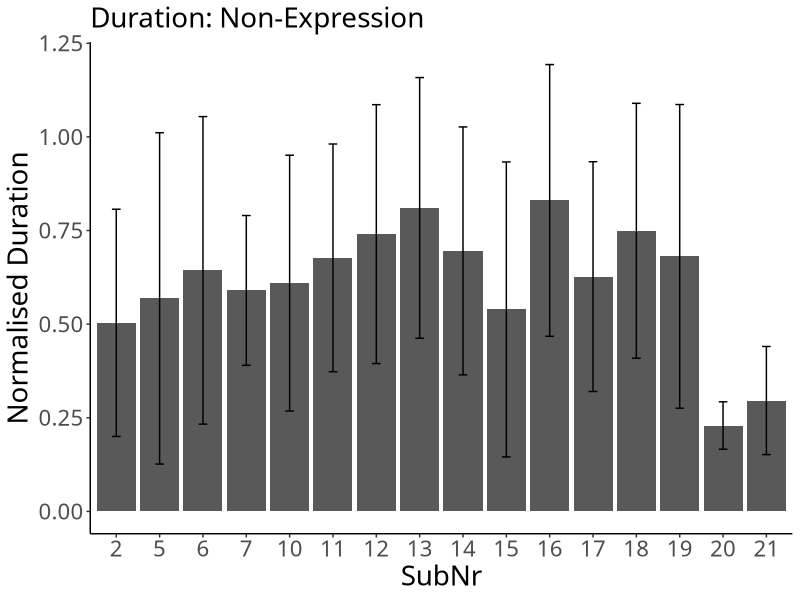
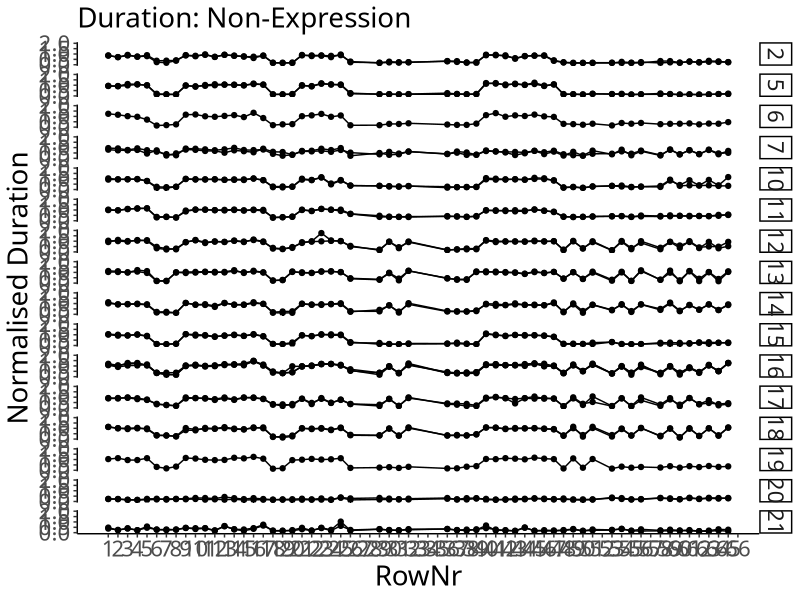
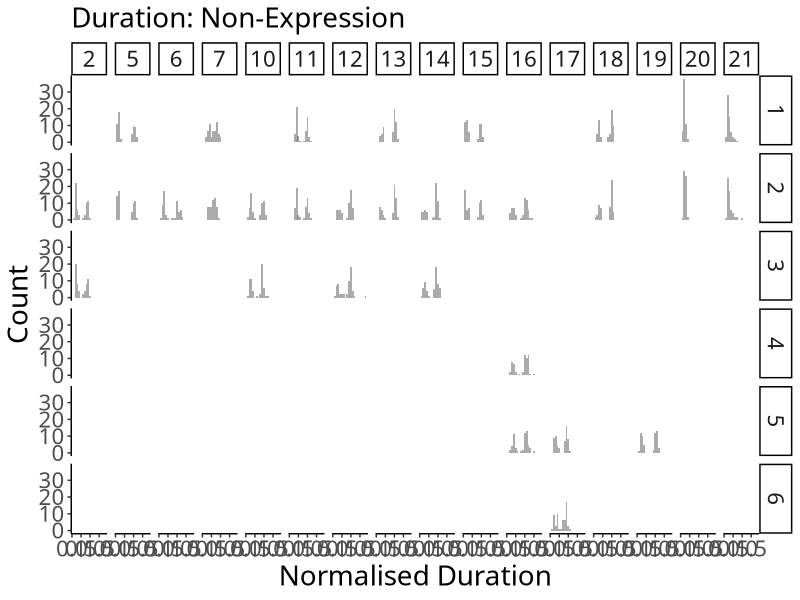
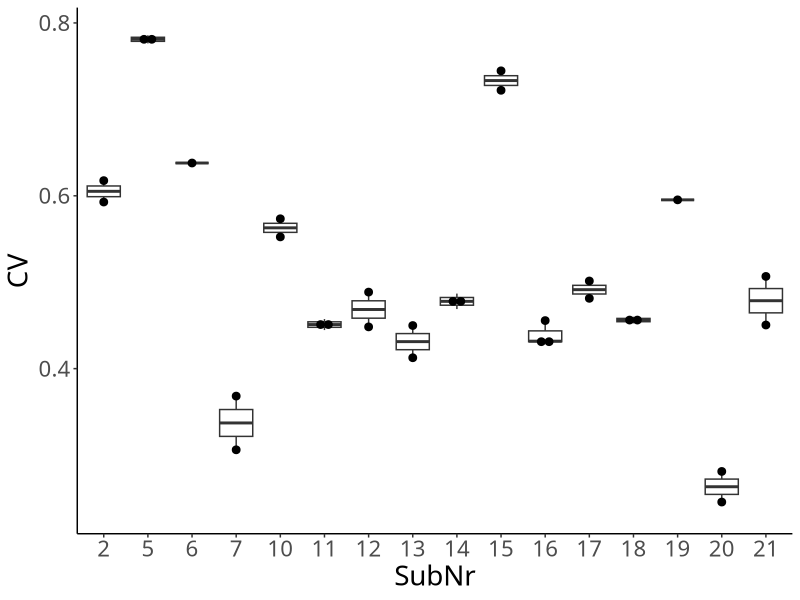

Generate these figures, in order, with R:
## ---- chunk 1
# packages
# data manipulation
if (!require("data.table")) {install.packages("data.table"); require("data.table")}
# plot
if (!require("ggplot2")) {install.packages("ggplot2"); require("ggplot2")}

# ggplots
theme_set(theme_classic())
theme_update(text = element_text(size = 20, family = "Helvetica Neue LT Std 57 Condensed"), legend.position = "bottom")
## ---- chunk 2
# read a filtered csv
dt_onset <- fread("./preprocessor/filtered/data_onset.csv", header = T, sep = ",", dec = ".")
dt_offset <- fread("./preprocessor/filtered/data_offset.csv", header = T, sep = ",", dec = ".")

# SubNr as a factor
dt_onset$SubNr <- as.factor(dt_onset$SubNr)
dt_offset$SubNr <- as.factor(dt_offset$SubNr)

# assign RowNr
dt_onset$RowNr <- rep(1:72, nrow(dt_onset)/72)
dt_offset$RowNr <- rep(1:72, nrow(dt_offset)/72)
## ---- chunk 3
# extract trials which have both onset and offset data
dt_onset$Eval <- "NA"
for (subnr in unique(dt_offset$SubNr)){
  for (trial in unique(dt_offset[SubNr == subnr]$Trial)){
    dt_onset[SubNr == subnr & TrialNr == trial]$Eval <- "Yes"
  }
}
dt_duration <- dt_onset[Eval == "Yes"]

# check whether each row corresponds correctly
dt_duration$Eval2 <- "NA"
for (i in 1:nrow(dt_duration)){
  if (dt_duration[i]$SubNr == dt_offset[i]$SubNr & dt_duration[i]$TrialNr == dt_offset[i]$TrialNr & dt_duration[i]$Pitch == dt_offset[i]$Pitch){
    dt_duration[i]$Eval2 <- "SAME"
  } else {
    dt_duration[i]$Eval2 <- "DIFF"
  }
}
print(unique(dt_duration$Eval2))

# calculate duration
dt_duration$Duration <- dt_offset$TimeStamp - dt_duration$TimeStamp

# convert bpm to ms
dt_duration[Tempo == 120]$Tempo <- 250
dt_duration[Tempo == 110]$Tempo <- 273
dt_duration[Tempo == 100]$Tempo <- 300

# normalised Duration
dt_duration$normDu <- dt_duration$Duration/dt_duration$Tempo

# remove irrelevant intervals
ls_irrelevant <- list(c(27:28), c(33:35), 52, 57, c(66:72))
dt_duration$EighthNote <- "Yes"

for (phrase in 1:length(ls_irrelevant)){
  for (note in 1:length(ls_irrelevant[[phrase]])){
    dt_duration[RowNr == ls_irrelevant[[phrase]][note]]$EighthNote <- "No"
  }
}
## ---- chunk 4
# for each individual
duration <- dt_duration[EighthNote == "Yes", .(N = length(normDu), Mean = mean(normDu), SD = sd(normDu)), by = .(SubNr)]
print(duration)
## ---- chunk 5
p_duration <- ggplot(data = duration, aes(x = SubNr, y = Mean)) +
  geom_bar(stat = "identity", position = position_dodge()) +
  geom_errorbar(aes(ymin = Mean - SD, ymax = Mean + SD),
                width = .2, position = position_dodge(.9)) +
  labs(y = "Normalised Duration", subtitle = "Duration: Non-Expression")
p_duration
## ---- chunk 6
# for each individual
dt_duration$TrialNr <- as.factor(dt_duration$TrialNr)
duration_seq <- dt_duration[EighthNote == "Yes", .(N = length(normDu), Mean = mean(normDu)), .(SubNr, TrialNr, RowNr)]

p_duration_seq <- ggplot(data = duration_seq, aes(x = RowNr, y = Mean, group = TrialNr)) +
  geom_line() +
  geom_point() +
  facet_grid(SubNr ~ .) +
  labs(x = "RowNr", y = "Normalised Duration", subtitle = "Duration: Non-Expression") +
  scale_x_continuous(breaks=seq(1,66,1)) + scale_y_continuous(breaks=seq(0,2,0.5), limits = c(0, 2))
p_duration_seq
## ---- chunk 7
p_duration_dis <- ggplot(dt_duration[EighthNote == "Yes"], aes(x = normDu)) +
  geom_histogram(binwidth=.1, alpha=.5, position="identity") +
  facet_grid(TrialNr ~ SubNr) +
  labs(x = "Normalised Duration", y = "Count", subtitle = "Duration: Non-Expression")
p_duration_dis
## ---- chunk 8
# group mean
duration_all <- duration[, .(N = length(Mean), Mean = mean(Mean), SD = sd(Mean))]
print(duration_all)
## ---- chunk 9
excluded_duration <- duration[Mean < duration_all$Mean+3*duration_all$SD & Mean > duration_all$Mean-3*duration_all$SD]
print(excluded_duration)
## ---- chunk 10
# for each participant
cv <- dt_duration[EighthNote == "Yes", .(N = length(normDu), CV = sd(normDu)/mean(normDu)), by = .(SubNr, TrialNr)]
print(cv)
## ---- chunk 11
p_cv_box <- ggplot(cv, aes(x = SubNr, y = CV)) +
  geom_boxplot() +
  geom_dotplot(binaxis = 'y', stackdir = 'center', dotsize = 0.5)
p_cv_box
## ---- chunk 12
# for all
cv_all <- cv[, .(N = length(CV), Mean = mean(CV), SD = sd(CV))]
print(cv_all)
## ---- chunk 13
excluded_cv <- cv[CV < cv_all$Mean+3*(cv_all$SD) & CV > cv_all$Mean-3*cv_all$SD]
print(excluded_cv)
## ---- chunk 14
fwrite(excluded_cv, "./duration_valid.csv")
